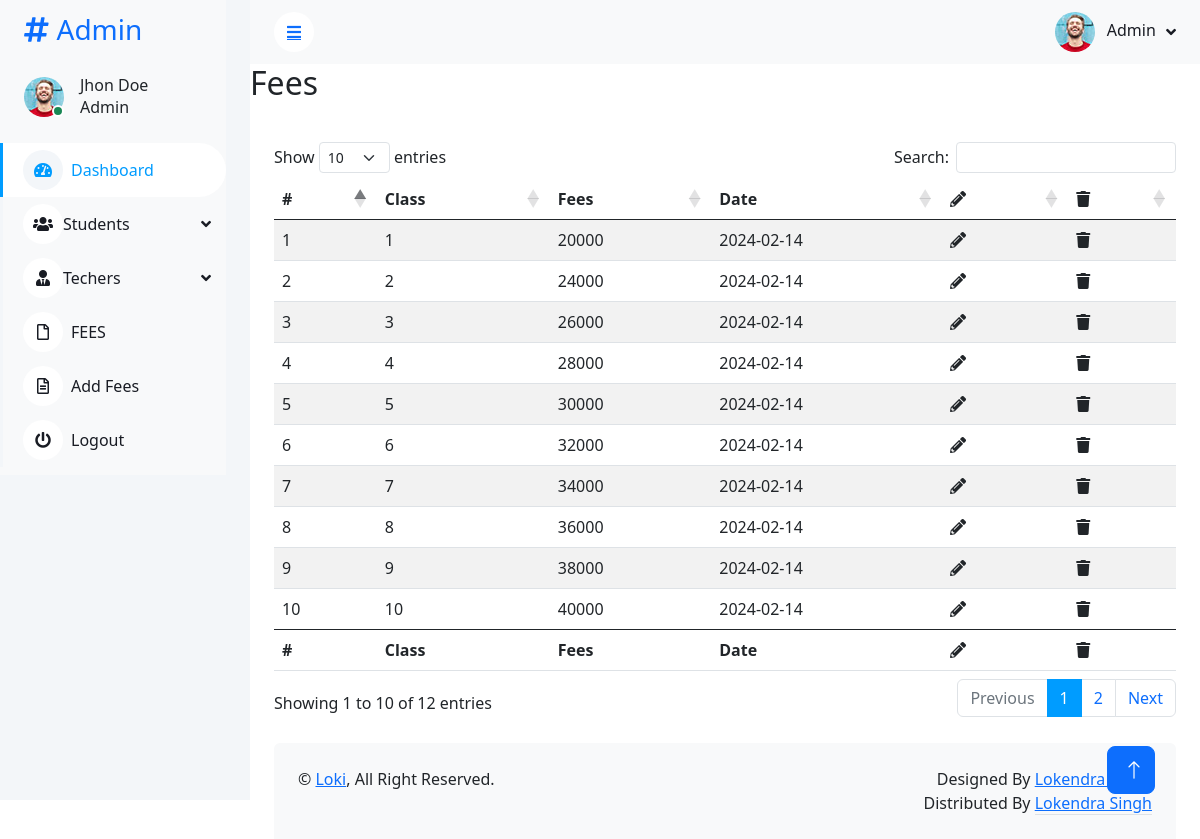
Page /FEES.php (signed in) on the committed database.
### tables this page shows
CREATE TABLE `fees` (
  `id` int(10) NOT NULL,
  `class` int(5) NOT NULL,
  `fees` int(15) NOT NULL,
  `date` date NOT NULL DEFAULT current_timestamp()
);

### school.php (called while the page is built, shortened)
<?php
class School
{
	private $host  = 'localhost';
	private $user  = 'root';
	private $password   = '';
	private $database  = 'school';
	private $feesTable = 'fees';
	private $dbConnect = false;
	public function __construct()
	{
		if (!$this->dbConnect) {
			$conn = new mysqli($this->host, $this->user, $this->password, $this->database);
			if ($conn->connect_error) {
				die("Error failed to connect to MySQL: " . $conn->connect_error);
			} else {
				$this->dbConnect = $conn;
			}
		}
	}
	public function showFEE(){
		$sqlselect="SELECT * FROM $this->feesTable";
		$result = mysqli_query($this->dbConnect, $sqlselect);
		return $result;
	}
}

### FEES.php (the view, shortened to what this page needs)
<?php
include "include/header.php";
include 'school.php';
$school = new School();
$school->checkLogin();
$result = $school->showFEE();
?>
<h2 class='mb-3'>Fees</h2>
<div class="container-fluid pt-4 px-4">
    <div class="row g-4">
        <table id="example" class="table table-striped" style="width:100%">
            <thead>
                <tr>
                    <th>#</th>
                    <th>Class</th>
                    <th>Fees</th>
                    <th>Date</th>
                    <th><i class="	fas fa-pencil-alt me-2"></th>
                    <th><i class="fa fa-trash" aria-hidden="true"></i></th>
                </tr>
            </thead>
            <tbody>
                <?php while ($row = mysqli_fetch_assoc($result)) { ?>
                    <tr>
                        <td><?php echo $row['id']; ?></td>
                        <td><?php echo $row['class']; ?></td>
                        <td><?php echo $row['fees']; ?></td>
                        <td><?php echo $row['date']; ?></td>
                        <td><a href="editFees.php?id=<?php echo $row['id']; ?>" class="nav-item nav-link"><i class="fas fa-pencil-alt"></i></a></td>
                        <td><a href="action.php?Fee_id=<?php echo $row['id']; ?>" class="nav-item nav-link"><i class="fa fa-trash" aria-hidden="true"></i></a></td>
                    </tr>
                <?php } ?>
            </tbody>
            <tfoot>
                <tr>
                    <th>#</th>
                    <th>Class</th>
                    <th>Fees</th>
                    <th>Date</th>
                    <th><i class="	fas fa-pencil-alt me-2"></th>
                    <th><i class="fa fa-trash" aria-hidden="true"></i></th>
                </tr>
            </tfoot>
        </table>
    </div>
</div>
<?php
include "include/footer.php";
?>

### include/header.php (shortened to what this page needs)
<!DOCTYPE html>
<html lang="en">
<head>
    <link href="https://cdnjs.cloudflare.com/ajax/libs/font-awesome/5.10.0/css/all.min.css" rel="stylesheet">
    <link href="https://cdn.jsdelivr.net/npm/bootstrap-icons@1.4.1/font/bootstrap-icons.css" rel="stylesheet">
    <link href="lib/owlcarousel/assets/owl.carousel.min.css" rel="stylesheet">
    <link href="lib/tempusdominus/css/tempusdominus-bootstrap-4.min.css" rel="stylesheet" />
    <link href="css/bootstrap.min.css" rel="stylesheet">
    <link href="css/style.css" rel="stylesheet">
    <link href="https://cdnjs.cloudflare.com/ajax/libs/twitter-bootstrap/5.3.0/css/bootstrap.min.css" rel="stylesheet">
    <link href="https://cdn.datatables.net/1.13.7/css/dataTables.bootstrap5.min.css" rel="stylesheet">
</head>
<body id="fetch">
    <div class="container-xxl position-relative bg-white d-flex p-0">
        <div class="sidebar pe-4 pb-3">
            <nav class="navbar bg-light navbar-light">
                <a href="index.php" class="navbar-brand mx-4 mb-3">
                    <h3 class="text-primary"><i class="fa fa-hashtag me-2"></i>Admin</h3>
                </a>
                <div class="d-flex align-items-center ms-4 mb-4">
                    <div class="position-relative">
                        <img class="rounded-circle" src="img/user.jpg" alt="" style="width: 40px; height: 40px;">
                        <div class="bg-success rounded-circle border border-2 border-white position-absolute end-0 bottom-0 p-1"></div>
                    </div>
                    <div class="ms-3">
                        <h6 class="mb-0">Jhon Doe</h6>
                        <span>Admin</span>
                    </div>
                </div>
                <div class="navbar-nav w-100">
                    <a href="index.php" class="nav-item nav-link active"><i class="fa fa-tachometer-alt me-2"></i>Dashboard</a>
                    <div class="nav-item dropdown">
                        <a href="#" class="nav-link dropdown-toggle" data-bs-toggle="dropdown"><i class="fas fa-users"></i>Students</a>
                    </div>
                    <div class="nav-item dropdown">
                        <a href="#" class="nav-link dropdown-toggle" data-bs-toggle="dropdown"><i class="fas fa-user-tie"></i>Techers</a>
                    </div>
                    <a href="FEES.php" class="nav-item nav-link"><i class="far fa-file me-2"></i>FEES</a>
                    <a href="AddFee.php" class="nav-item nav-link"><i class="far fa-file-alt me-2"></i>Add Fees</a>
                    <a href="logout.php" class="nav-item nav-link"><i class="fa fa-power-off me-2"></i>Logout</a>
                </div>
            </nav>
        </div>
        <div class="content">
            <nav class="navbar navbar-expand bg-light navbar-light sticky-top px-4 py-0">
                <a href="#" class="sidebar-toggler flex-shrink-0">
                    <i class="fa fa-bars"></i>
                </a>
                <div class="navbar-nav align-items-center ms-auto">
                    <div class="nav-item dropdown">
                        <a href="#" class="nav-link dropdown-toggle" data-bs-toggle="dropdown">
                            <img class="rounded-circle me-lg-2" src="img/user.jpg" alt="" style="width: 40px; height: 40px;">
                            <span class="d-none d-lg-inline-flex">Admin</span>
                        </a>
                    </div>
                </div>
            </nav>

### include/footer.php (shortened to what this page needs)
            <div class="container-fluid pt-4 px-4">
                <div class="bg-light rounded-top p-4">
                    <div class="row">
                        <div class="col-12 col-sm-6 text-center text-sm-start">
                            &copy; <a href="#">Loki</a>, All Right Reserved.
                        </div>
                        <div class="col-12 col-sm-6 text-center text-sm-end">
                            Designed By <a href="#">Lokendra Singh</a>
                        Distributed By <a class="border-bottom" href="#" target="_blank"> Lokendra Singh</a>
                        </div>
                    </div>
                </div>
            </div>
        </div>
    <a href="#" class="btn btn-lg btn-primary btn-lg-square back-to-top"><i class="bi bi-arrow-up"></i></a>
    </div>
</body>
</html>

### css/style.css (style rules this page uses)
:root { --primary: #009CFF; --light: #F3F6F9; --dark: #191C24; }
.back-to-top { position: fixed; display: none; right: 45px; bottom: 45px; z-index: 99; }
.btn { transition: .5s; }
.btn.btn-primary { color: #FFFFFF; }
.btn-lg-square { width: 48px; height: 48px; }
.btn-square, .btn-sm-square, .btn-lg-square { padding: 0; display: inline-flex; align-items: center; justify-content: center; font-weight: normal; border-radius: 50px; }
.sidebar { position: fixed; top: 0; left: 0; bottom: 0; width: 250px; height: 100vh; overflow-y: auto; background: var(--light); transition: 0.5s; z-index: 999; }
.content { margin-left: 250px; min-height: 100vh; background: #FFFFFF; transition: 0.5s; }
@media (min-width: 992px) { .sidebar { margin-left: 0; } }
@media (min-width: 992px) { .content { width: calc(100% - 250px); } }
.sidebar .navbar .navbar-nav .nav-link { padding: 7px 20px; color: var(--dark); font-weight: 500; border-left: 3px solid var(--light); border-radius: 0 30px 30px 0; outline: none; }
.sidebar .navbar .navbar-nav .nav-link:hover, .sidebar .navbar .navbar-nav .nav-link.active { color: var(--primary); background: #FFFFFF; border-color: var(--primary); }
.sidebar .navbar .navbar-nav .nav-link i { width: 40px; height: 40px; display: inline-flex; align-items: center; justify-content: center; background: #FFFFFF; border-radius: 40px; }
.sidebar .navbar .navbar-nav .nav-link:hover i, .sidebar .navbar .navbar-nav .nav-link.active i { background: var(--light); }
.sidebar .navbar .dropdown-toggle::after { position: absolute; top: 15px; right: 15px; border: none; content: "\f107"; font-family: "Font Awesome 5 Free"; font-weight: 900; transition: .5s; }
.content .navbar .navbar-nav .nav-link { margin-left: 25px; padding: 12px 0; color: var(--dark); outline: none; }
.content .navbar .sidebar-toggler, .content .navbar .navbar-nav .nav-link i { width: 40px; height: 40px; display: inline-flex; align-items: center; justify-content: center; background: #FFFFFF; border-radius: 40px; }
.content .navbar .dropdown-toggle::after { margin-left: 6px; vertical-align: middle; border: none; content: "\f107"; font-family: "Font Awesome 5 Free"; font-weight: 900; transition: .5s; }

### rows in the picture
fees: id "1", class "1", fees "20000", date "2024-02-14"
fees: id "2", class "2", fees "24000", date "2024-02-14"
fees: id "3", class "3", fees "26000", date "2024-02-14"
fees: id "4", class "4", fees "28000", date "2024-02-14"
fees: id "5", class "5", fees "30000", date "2024-02-14"
fees: id "6", class "6", fees "32000", date "2024-02-14"
fees: id "7", class "7", fees "34000", date "2024-02-14"
fees: id "8", class "8", fees "36000", date "2024-02-14"
fees: id "9", class "9", fees "38000", date "2024-02-14"
fees: id "10", class "10", fees "40000", date "2024-02-14"
